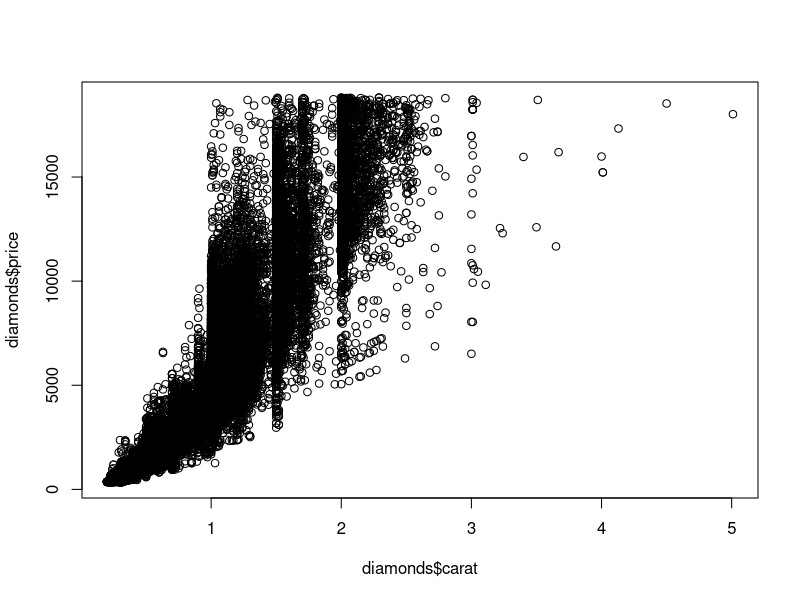
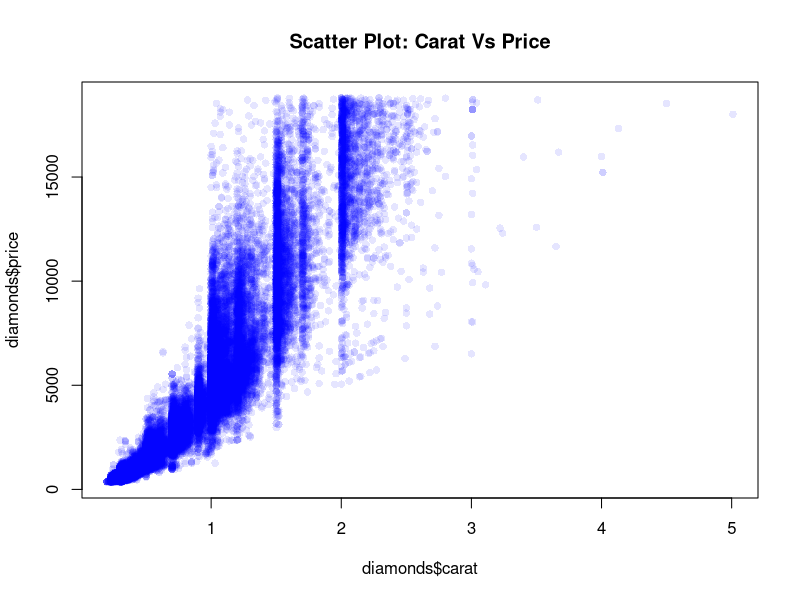
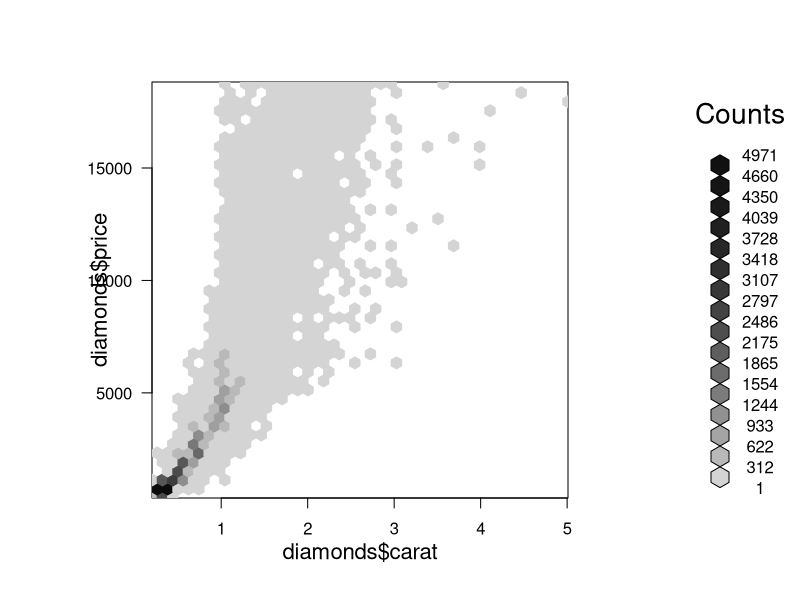
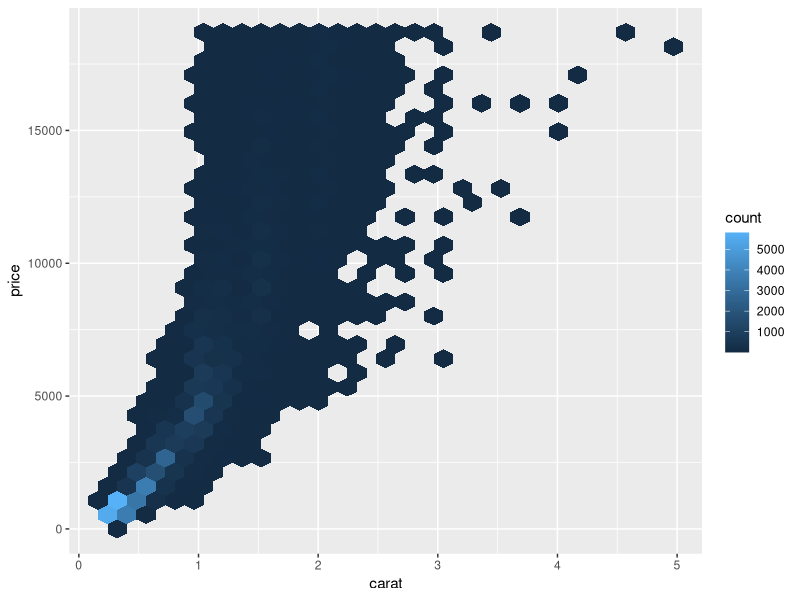
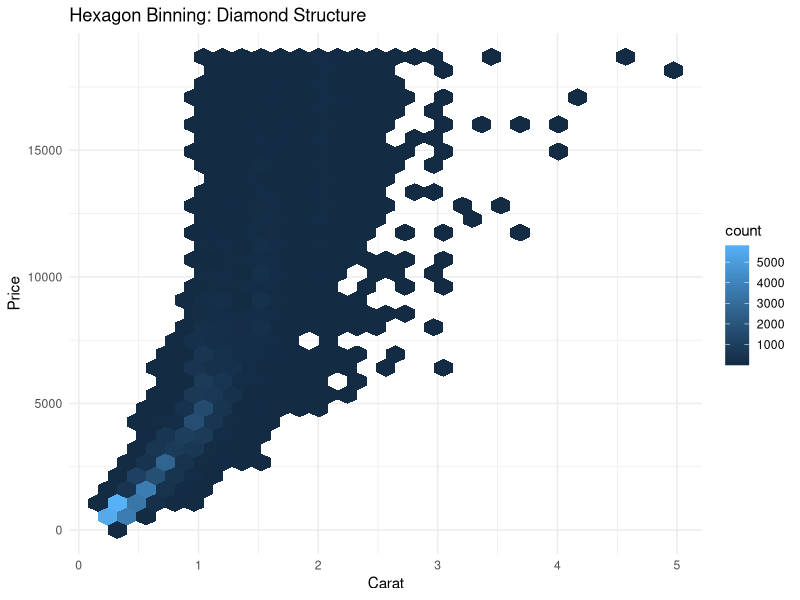
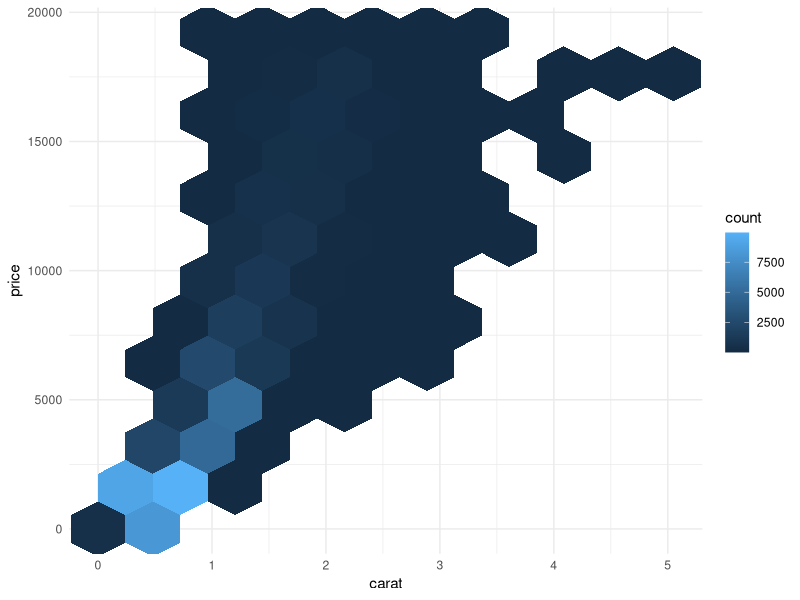
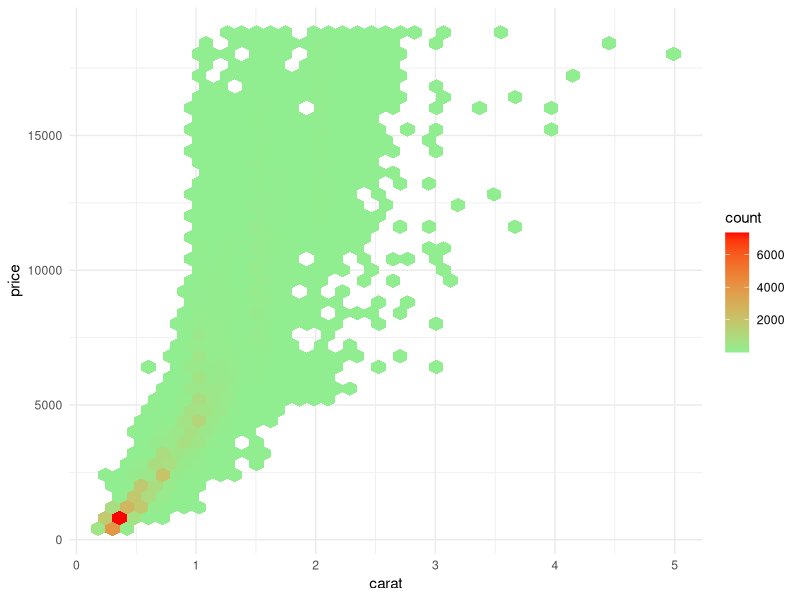
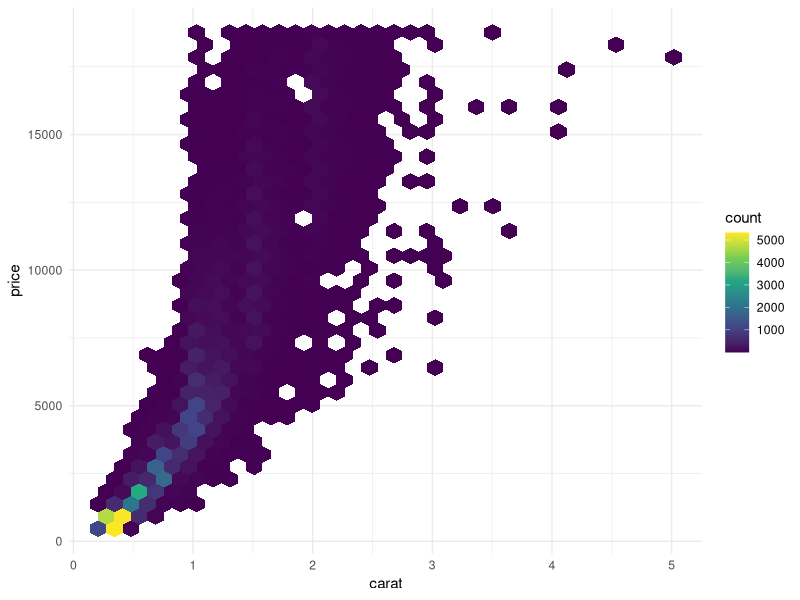

Reproduce these figures in R, in order.
#load and understand the dataset
data(diamonds)
data(package=.packages(all.available=TRUE))
library(ggplot2)
data(diamonds)
str(diamonds)
dim(diamonds)
?diamonds

# very basic scatter
plot(diamonds$carat,diamonds$price)

#improved scatter
plot(diamonds$carat,diamonds$price,col=rgb(0,0,1,0.1),pch=16,
     main="Scatter Plot: Carat Vs Price")

#hexbin using base R
install.packages('hexbin')
library(hexbin)

hb <- hexbin(diamonds$carat, diamonds$price, xbins = 40)

plot(hb)

#basic hexbin
ggplot(diamonds,aes(x=carat,y=price))+
  geom_hex()

#labelled hexbin plot
ggplot(diamonds,aes(carat,price))+
  geom_hex()+
  labs(title="Hexagon Binning: Diamond Structure",x="Carat",y="Price")+
  theme_minimal()

#control hexagon density
ggplot(diamonds,aes(carat,price))+geom_hex(bins=10)+theme_minimal()

#add color palette(Gradient)
ggplot(diamonds,aes(carat,price))+
  geom_hex(bins=40)+
  scale_fill_gradient(low="lightgreen",high="red")+
  theme_minimal()

#color meaning:
#light:- fewer diamonds
#dark:-dense region

#professional palette(viridis)
ggplot(diamonds,aes(carat,price))+geom_hex(bins=35)+scale_fill_viridis_c()+
  theme_minimal()

#add legend title
ggplot(diamonds,aes(carat,price))+geom_hex(bins=20)+
  scale_fill_viridis_c(name="Count")+
  labs(title="Density Structure of Diamonds",x="Carat",y="Price")+
  theme_minimal()

#faceted hexbin
ggplot(diamonds,aes(carat,price))+geom_hex()+scale_fill_viridis_c()+
  facet_wrap(~cut)+
  theme_minimal()

#log scale hexbin
ggplot(diamonds,aes(carat,price))+geom_hex()+scale_fill_viridis_c()+
  scale_y_log10()+
  theme_minimal()
